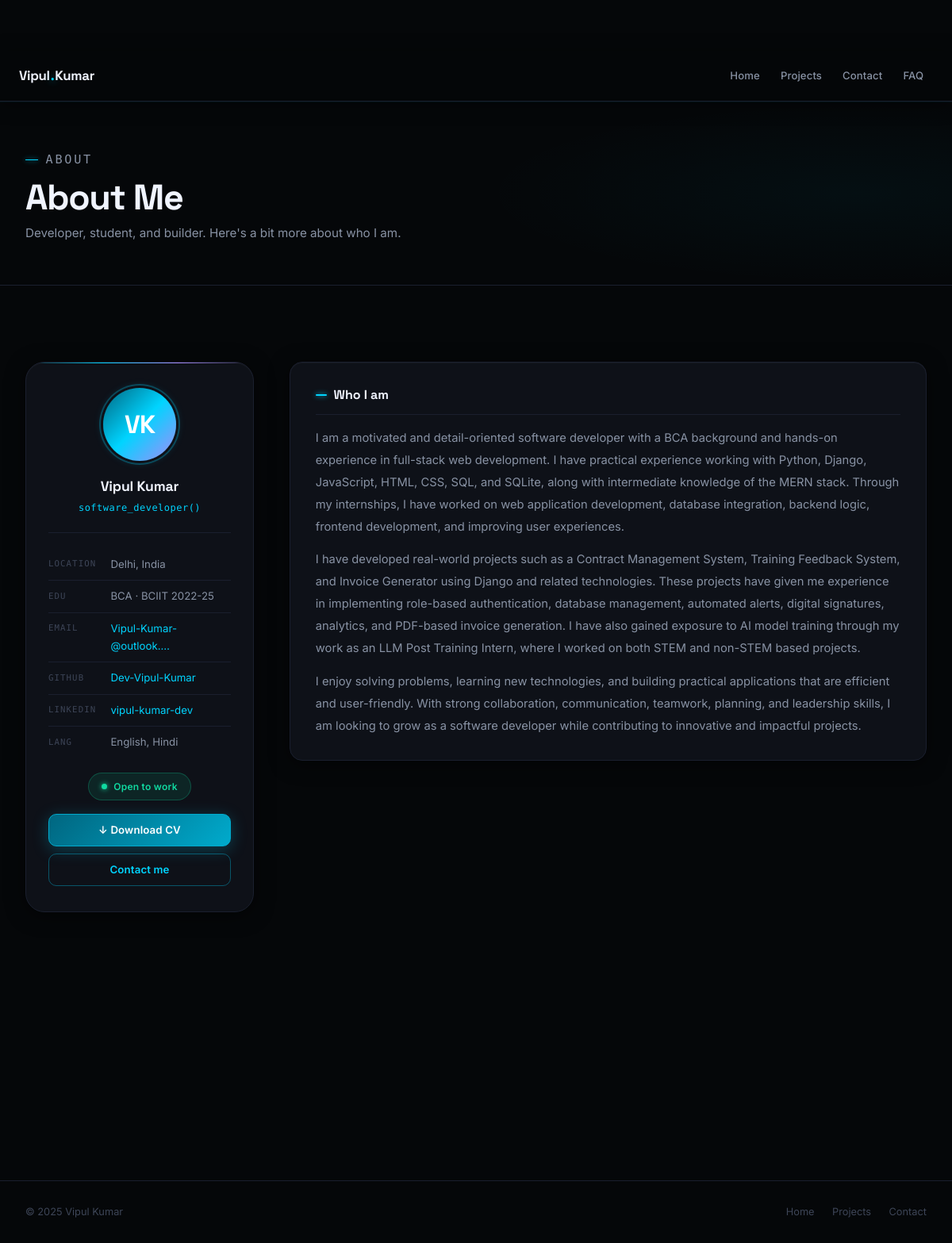
Page /about/ on the earlier database version.
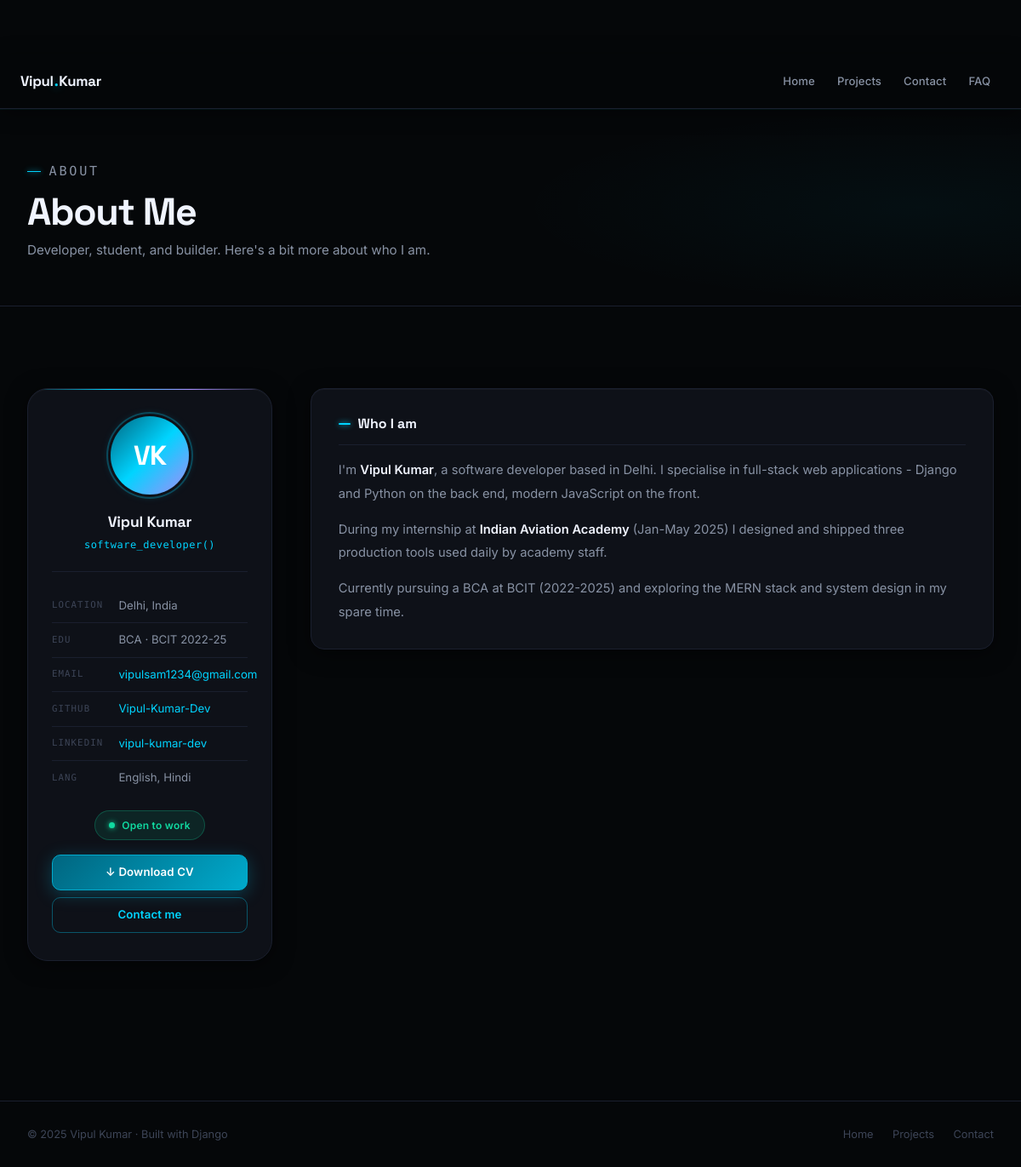
Same page on the later database version.
### PF_App/models.py (models this page shows, shortened)
class SiteProfile(models.Model):
    full_name        = models.CharField(max_length=100, default="Vipul Kumar")
    first_name       = models.CharField(max_length=50,  default="Vipul")
    last_name        = models.CharField(max_length=50,  default="Kumar")
    tagline          = models.CharField(max_length=200, default="BCA student, Django developer, and lifelong builder.")
    hero_description = models.TextField(default="I build clean, fast, and scalable web applications.")
    about_bio_1      = models.TextField(default="", blank=True)
    about_bio_2      = models.TextField(default="", blank=True)
    about_bio_3      = models.TextField(default="", blank=True)
    location         = models.CharField(max_length=100, default="Delhi, India")
    education        = models.CharField(max_length=150, default="BCA · BCIT 2022-25")
    email            = models.EmailField(default="vipulsam1234@gmail.com")
    github_url       = models.URLField(default="https://github.com/Vipul-Kumar-Dev")
    github_handle    = models.CharField(max_length=100, default="Vipul-Kumar-Dev")
    linkedin_url     = models.URLField(default="https://www.linkedin.com/in/vipul-kumar-dev/")
    linkedin_handle  = models.CharField(max_length=100, default="vipul-kumar-dev")
    languages        = models.CharField(max_length=100, default="English, Hindi")
    resume_note      = models.CharField(max_length=200, default="Get the full picture - all my experience, skills, and projects in one clean PDF.")
    footer_copy      = models.CharField(max_length=200, default="© 2025 Vipul Kumar · Built with Django")
    stat_projects    = models.CharField(max_length=20, default="3+")
    stat_internships = models.CharField(max_length=20, default="2")
    stat_technologies= models.CharField(max_length=20, default="8+")
    stat_experience  = models.CharField(max_length=20, default="1.5y")
    is_available     = models.BooleanField(default=True)
    class Meta:
        verbose_name = "Site Profile"
    @classmethod
    def get(cls):
        obj, _ = cls.objects.get_or_create(pk=1)
        return obj

### PF_App/views.py (the view)
# urls.py: path("about/",  v.about,      name="about"),
def about(request):
    return render(request, "about.html", _public_ctx())

### PF_App/views.py (called while the page is built)
def _public_ctx():
    profile = SiteProfile.get()
    return {
        "profile":  profile,
        "skills":   Skill.objects.all(),
        "projects": Project.objects.all(),
        "exp":      Experience.objects.all(),
        "certs":    Certification.objects.all(),
        "roles":    list(TypedRole.objects.values_list("label", flat=True)),
        "faqs":     FAQItem.objects.all(),
    }

### Templates/about.html (shortened to what this page needs)
{% load static %}
<!doctype html>
<html lang="en">
  <head>
    <link rel="stylesheet" href="{% static 'base.css' %}" />
  </head>
  <body>
    <nav class="nav scrolled" style="position: sticky; top: 0">
      <a href="{% url 'home' %}" class="nav-logo"
        >{{ profile.first_name }}<span class="dot">.</span>{{ profile.last_name }}</a
      >
      <div class="nav-links" id="nav-links">
        <a href="{% url 'home' %}" class="nav-link">Home</a>
        <a href="{% url 'projects' %}" class="nav-link">Projects</a>
        <a href="{% url 'contact' %}" class="nav-link">Contact</a>
        <a href="{% url 'faq' %}" class="nav-link">FAQ</a>
      </div>
    </nav>
    <div class="page-hero">
      <p class="page-hero-label">About</p>
      <h1>About Me</h1>
      <p>Developer, student, and builder. Here's a bit more about who I am.</p>
    </div>
    <section class="section">
      <div class="profile-layout">
        <div class="profile-card sr-l">
          <div class="avatar">
            {{ profile.first_name|slice:":1" }}{{ profile.last_name|slice:":1" }}
          </div>
          <div class="profile-name">{{ profile.full_name }}</div>
          <div class="profile-role">software_developer()</div>
          <div class="profile-divider"></div>
          <ul class="profile-meta">
            <li>
              <span class="pm-key">Location</span
              ><span class="pm-val">{{ profile.location }}</span>
            </li>
            <li>
              <span class="pm-key">Edu</span
              ><span class="pm-val">{{ profile.education }}</span>
            </li>
            <li>
              <span class="pm-key">Email</span
              ><span class="pm-val"
                ><a href="mailto:{{ profile.email }}"
                  >{{ profile.email|truncatechars:22 }}</a
                ></span
              >
            </li>
            <li>
              <span class="pm-key">GitHub</span
              ><span class="pm-val"
                ><a
                  href="{{ profile.github_url }}"
                  target="_blank"
                  rel="noopener"
                  >{{ profile.github_handle }}</a
                ></span
              >
            </li>
            <li>
              <span class="pm-key">LinkedIn</span
              ><span class="pm-val"
                ><a
                  href="{{ profile.linkedin_url }}"
                  target="_blank"
                  rel="noopener"
                  >{{ profile.linkedin_handle }}</a
                ></span
              >
            </li>
            <li>
              <span class="pm-key">Lang</span
              ><span class="pm-val">{{ profile.languages }}</span>
            </li>
          </ul>
          {% if profile.is_available %}
          <div class="avail-badge">
            <span class="avail-dot"></span>Open to work
          </div>
          {% endif %}
          <div class="profile-actions">
            <a href="{% static 'Resume.pdf' %}" class="btn btn-primary" download
              >↓ Download CV</a
            >
            <a href="{% url 'contact' %}" class="btn btn-outline">Contact me</a>
          </div>
        </div>
        <div class="bio-content">
          <div class="bio-section sr">
            <h3>Who I am</h3>
            {% if profile.about_bio_1 %}
            <p>{{ profile.about_bio_1|safe }}</p>
            {% endif %} {% if profile.about_bio_2 %}
            <p>{{ profile.about_bio_2|safe }}</p>
            {% endif %} {% if profile.about_bio_3 %}
            <p>{{ profile.about_bio_3|safe }}</p>
            {% endif %}
          </div>
        </div>
      </div>
    </section>
    <footer>
      <span>{{ profile.footer_copy }}</span>
      <div style="display: flex; gap: 1.4rem">
        <a href="{% url 'home' %}">Home</a>
        <a href="{% url 'projects' %}">Projects</a>
        <a href="{% url 'contact' %}">Contact</a>
      </div>
    </footer>
  </body>
</html>

Differences in the rows shown:
changed SiteProfile "Vipul Kumar": education "BCA · BCIIT 2022-25" → "BCA · BCIT 2022-25"; email "Vipul-Kumar-@outlook.…" → "vipulsam1234@gmail.com"; github_handle "Dev-Vipul-Kumar" → "Vipul-Kumar-Dev"; about_bio_1 "I am a motivated and detail-oriented software developer with a BCA background and hands-on experience in full-stack web development. I have practical experience working with Python, Django, JavaScript, HTML, CSS, SQL, and SQLite, along with intermediate knowledge of the MERN stack. Through my internships, I have worked on web application development, database integration, backend logic, frontend development, and improving user experiences." → "I'm Vipul Kumar , a software developer based in Delhi. I specialise in full-stack web applications - Django and Python on the back end, modern JavaScript on the front."; about_bio_2 "I have developed real-world projects such as a Contract Management System, Training Feedback System, and Invoice Generator using Django and related technologies. These projects have given me experience in implementing role-based authentication, database management, automated alerts, digital signatures, analytics, and PDF-based invoice generation. I have also gained exposure to AI model training through my work as an LLM Post Training Intern, where I worked on both STEM and non-STEM based projects." → "During my internship at Indian Aviation Academy (Jan-May 2025) I designed and shipped three production tools used daily by academy staff."; about_bio_3 "I enjoy solving problems, learning new technologies, and building practical applications that are efficient and user-friendly. With strong collaboration, communication, teamwork, planning, and leadership skills, I am looking to grow as a software developer while contributing to innovative and impactful projects." → "Currently pursuing a BCA at BCIT (2022-2025) and exploring the MERN stack and system design in my spare time."; footer_copy "© 2025 Vipul Kumar" → "© 2025 Vipul Kumar · Built with Django"
